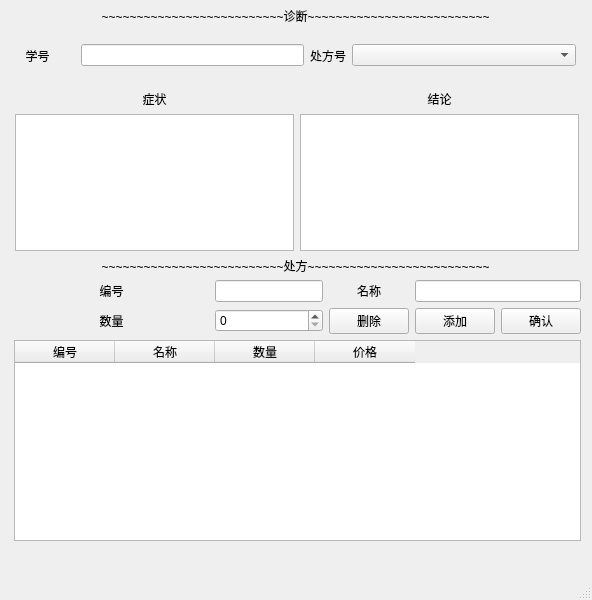
<?xml version="1.0" encoding="UTF-8"?>
<ui version="4.0">
 <class>mainWindow</class>
 <widget class="QMainWindow" name="mainWindow">
  <property name="geometry">
   <rect>
    <x>0</x>
    <y>0</y>
    <width>592</width>
    <height>600</height>
   </rect>
  </property>
  <property name="focusPolicy">
   <enum>Qt::ClickFocus</enum>
  </property>
  <property name="windowTitle">
   <string>诊断书系统</string>
  </property>
  <property name="windowIcon">
   <iconset>
    <normaloff>../source/8b508045ce50657990e3afe7843944b8.png</normaloff>../source/8b508045ce50657990e3afe7843944b8.png</iconset>
  </property>
  <widget class="QWidget" name="centralwidget">
   <widget class="QWidget" name="horizontalLayoutWidget">
    <property name="geometry">
     <rect>
      <x>0</x>
      <y>30</y>
      <width>591</width>
      <height>51</height>
     </rect>
    </property>
    <layout class="QHBoxLayout" name="horizontalLayout" stretch="1,3,0,3">
     <property name="rightMargin">
      <number>15</number>
     </property>
     <item>
      <widget class="QLabel" name="label">
       <property name="text">
        <string>学号</string>
       </property>
       <property name="alignment">
        <set>Qt::AlignCenter</set>
       </property>
      </widget>
     </item>
     <item>
      <widget class="QLineEdit" name="LE_Sno">
       <property name="focusPolicy">
        <enum>Qt::ClickFocus</enum>
       </property>
      </widget>
     </item>
     <item>
      <widget class="QLabel" name="label_2">
       <property name="text">
        <string>处方号</string>
       </property>
      </widget>
     </item>
     <item>
      <widget class="QComboBox" name="CB_Pno"/>
     </item>
    </layout>
   </widget>
   <widget class="QWidget" name="gridLayoutWidget">
    <property name="geometry">
     <rect>
      <x>0</x>
      <y>90</y>
      <width>591</width>
      <height>161</height>
     </rect>
    </property>
    <layout class="QGridLayout" name="gridLayout">
     <property name="leftMargin">
      <number>15</number>
     </property>
     <property name="rightMargin">
      <number>12</number>
     </property>
     <item row="0" column="0">
      <widget class="QLabel" name="label_3">
       <property name="text">
        <string>症状</string>
       </property>
       <property name="alignment">
        <set>Qt::AlignCenter</set>
       </property>
      </widget>
     </item>
     <item row="1" column="0">
      <widget class="QPlainTextEdit" name="TE_sym">
       <property name="maximumBlockCount">
        <number>200</number>
       </property>
      </widget>
     </item>
     <item row="1" column="1">
      <widget class="QPlainTextEdit" name="TE_res">
       <property name="maximumBlockCount">
        <number>200</number>
       </property>
      </widget>
     </item>
     <item row="0" column="1">
      <widget class="QLabel" name="label_4">
       <property name="text">
        <string>结论</string>
       </property>
       <property name="alignment">
        <set>Qt::AlignCenter</set>
       </property>
      </widget>
     </item>
    </layout>
   </widget>
   <widget class="QWidget" name="gridLayoutWidget_2">
    <property name="geometry">
     <rect>
      <x>0</x>
      <y>280</y>
      <width>591</width>
      <height>261</height>
     </rect>
    </property>
    <layout class="QGridLayout" name="gridLayout_2" rowstretch="1,0,0" columnstretch="2,0,0,0,0">
     <property name="leftMargin">
      <number>14</number>
     </property>
     <property name="rightMargin">
      <number>10</number>
     </property>
     <item row="1" column="2">
      <widget class="QPushButton" name="B_del_MaT">
       <property name="focusPolicy">
        <enum>Qt::ClickFocus</enum>
       </property>
       <property name="text">
        <string>删除</string>
       </property>
      </widget>
     </item>
     <item row="0" column="2">
      <widget class="QLabel" name="label_6">
       <property name="text">
        <string>名称</string>
       </property>
       <property name="alignment">
        <set>Qt::AlignCenter</set>
       </property>
      </widget>
     </item>
     <item row="1" column="3">
      <widget class="QPushButton" name="B_add_MaT">
       <property name="text">
        <string>添加</string>
       </property>
      </widget>
     </item>
     <item row="1" column="0">
      <widget class="QLabel" name="label_7">
       <property name="text">
        <string>数量</string>
       </property>
       <property name="alignment">
        <set>Qt::AlignCenter</set>
       </property>
      </widget>
     </item>
     <item row="1" column="4">
      <widget class="QPushButton" name="B_confirm">
       <property name="text">
        <string>确认</string>
       </property>
      </widget>
     </item>
     <item row="0" column="3" colspan="2">
      <widget class="QLineEdit" name="LE_MaTname"/>
     </item>
     <item row="0" column="0">
      <widget class="QLabel" name="label_5">
       <property name="text">
        <string>编号</string>
       </property>
       <property name="alignment">
        <set>Qt::AlignCenter</set>
       </property>
      </widget>
     </item>
     <item row="0" column="1">
      <widget class="QLineEdit" name="LE_MaTno"/>
     </item>
     <item row="1" column="1">
      <widget class="QSpinBox" name="MaTnum"/>
     </item>
     <item row="2" column="0" colspan="5">
      <widget class="QTableWidget" name="TB_MaT">
       <column>
        <property name="text">
         <string>编号</string>
        </property>
       </column>
       <column>
        <property name="text">
         <string>名称</string>
        </property>
       </column>
       <column>
        <property name="text">
         <string>数量</string>
        </property>
       </column>
       <column>
        <property name="text">
         <string>价格</string>
        </property>
       </column>
      </widget>
     </item>
    </layout>
   </widget>
   <widget class="QWidget" name="verticalLayoutWidget">
    <property name="geometry">
     <rect>
      <x>0</x>
      <y>250</y>
      <width>591</width>
      <height>31</height>
     </rect>
    </property>
    <layout class="QVBoxLayout" name="verticalLayout">
     <item>
      <widget class="QLabel" name="label_8">
       <property name="text">
        <string>~~~~~~~~~~~~~~~~~~~~~~~~~~处方~~~~~~~~~~~~~~~~~~~~~~~~~~</string>
       </property>
       <property name="alignment">
        <set>Qt::AlignCenter</set>
       </property>
      </widget>
     </item>
    </layout>
   </widget>
   <widget class="QWidget" name="verticalLayoutWidget_2">
    <property name="geometry">
     <rect>
      <x>0</x>
      <y>0</y>
      <width>591</width>
      <height>31</height>
     </rect>
    </property>
    <layout class="QVBoxLayout" name="verticalLayout_3">
     <item>
      <widget class="QLabel" name="label_10">
       <property name="text">
        <string>~~~~~~~~~~~~~~~~~~~~~~~~~~诊断~~~~~~~~~~~~~~~~~~~~~~~~~~</string>
       </property>
       <property name="alignment">
        <set>Qt::AlignCenter</set>
       </property>
      </widget>
     </item>
    </layout>
   </widget>
  </widget>
  <widget class="QMenuBar" name="menubar">
   <property name="geometry">
    <rect>
     <x>0</x>
     <y>0</y>
     <width>592</width>
     <height>22</height>
    </rect>
   </property>
  </widget>
  <widget class="QStatusBar" name="statusbar"/>
 </widget>
 <resources/>
 <connections/>
</ui>
